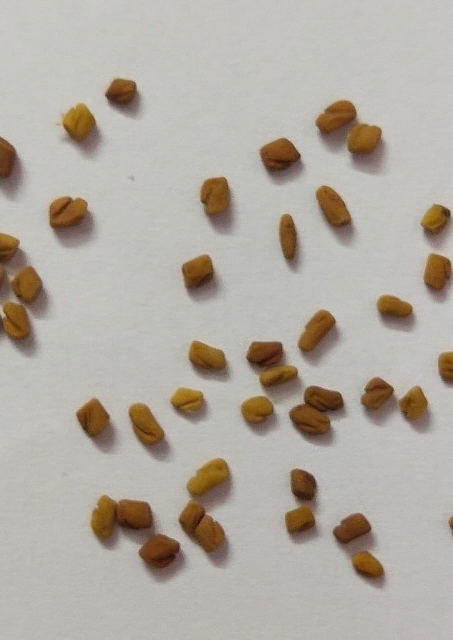
#> input picture images/fenugreek seed.jpeg, 906 x 1280 px (shown at 1/2 size)
$ jupyter execute 'Contour Testing Of Seeds_no mask.ipynb'
#> lines starting #> are read from the running program, lines starting #| are printed output that depends on the picture; after the words box and inside, x2 and y2 are one past the last pixel; in counts of white or black regions, pixels touching at a corner belong together
#> further down, img is the input picture: shape (1280, 906, 3); mean B, G, R 162.3, 171.3, 177.4
[cell 1]
import cv2 as cv
import numpy
import random   # for testing purpose only

[cell 2]
def process_contour(contour):
    x,y,w,h = cv.boundingRect(contour)
    im = img[y:y+h, x:x+w]     # this is the array to be sent to the function
    segments.append(im)
    #result = somefunction(im)
    result = random.randint(0,1)
    return result

[cell 3]
def filter_contours(contours, hierarchy):
    c = []
    for i,j in zip(contours,hierarchy[0]):
        if(j[3]==-1):
            c.append(i)
    return c

[cell 4]
def get_contoured_image(im):
    imgray = cv.cvtColor(im, cv.COLOR_BGR2GRAY)
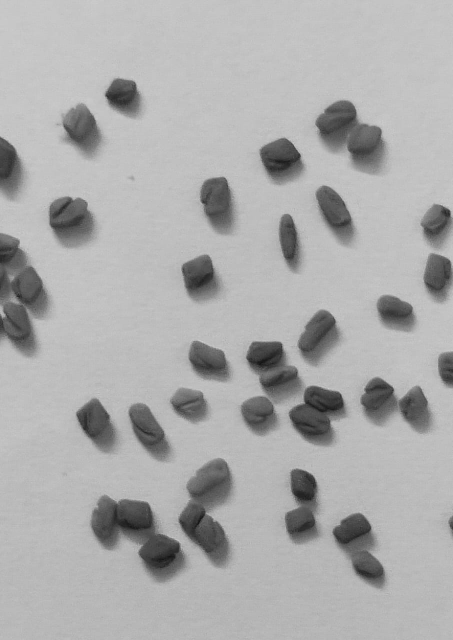
#> imgray: shape (1280, 906) (shown at 1/2 size); min 15, max 216, mean 172.2
    imblur = cv.GaussianBlur(imgray,(5,5),sigmaX=0, sigmaY=0)
    imc = cv.Canny(imblur,20,60)
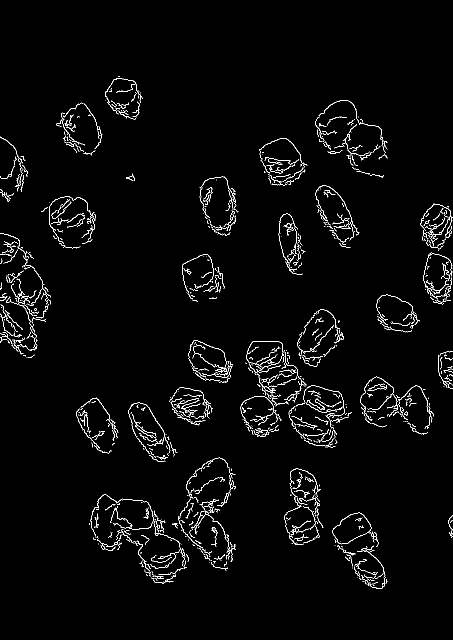
#> imc: shape (1280, 906) (shown at 1/2 size); 2.3% white in thin lines or dots, all inside (x1, y1, x2, y2) = (0, 152, 906, 1178)
    kernel = cv.getStructuringElement(cv.MORPH_ELLIPSE,(5,5))
    imc = cv.dilate(imc, kernel)
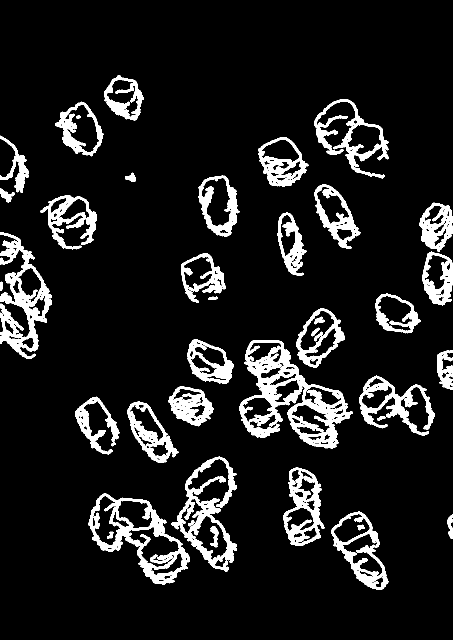
#> imc: shape (1280, 906) (shown at 1/2 size); 10.4% white; 41 white regions
    ret, thresh = cv.threshold(imc, 127, 255, 0)
    contours, hierarchy = cv.findContours(thresh, cv.RETR_TREE, cv.CHAIN_APPROX_NONE)
#> contours = 635 contours, 460 with area under 20; largest, box (x1, y1, x2, y2) and area: (479, 680, 706, 897) 23120, (177, 987, 380, 1170) 19102, (0, 464, 104, 718) 11945, (342, 913, 474, 1144) 11920, (567, 934, 649, 1092) 8632
    contours = filter_contours(contours, hierarchy)
#> the loop in filter_contours, `for i,j in zip(contours,hierarchy[0]):` made 635 passes
#> j on passes 1, 3, 4: [2, -1, 1, -1], [17, 0, 3, -1], [4, -1, -1, 2]
#> after the loop in filter_contours, `for i,j in zip(contours,hierarchy[0]):`: c = 33 contours; largest, box (x1, y1, x2, y2) and area: (479, 680, 706, 897) 23120, (177, 987, 380, 1170) 19102, (0, 464, 104, 718) 11945, (342, 913, 474, 1144) 11920, (567, 934, 649, 1092) 8632
#> contours has the same summary as c in filter_contours
    for index,i in enumerate(contours):
        if process_contour(i)==1:
            color = (0,255,0)
        else :
            color = (0,0,255)
        cv.drawContours(im, contours, index, color, 2)
#> this loop made 33 passes
#> (x in process_contour, y in process_contour, w in process_contour, h in process_contour, result in process_contour, color) on passes 1 to 8: (894, 1029, 12, 49, 1, (0, 255, 0)), (663, 1023, 114, 157, 1, (0, 255, 0)), (177, 987, 203, 183, 0, (0, 0, 255)), (567, 934, 82, 158, 1, (0, 255, 0)), (342, 913, 132, 231, 1, (0, 255, 0)), (222, 885, 10, 8, 1, (0, 255, 0)), (754, 832, 17, 10, 1, (0, 255, 0)), (255, 803, 102, 123, 1, (0, 255, 0))
#> pass 2, in process_contour (call 2), `im = img[y:y+h, x:x+w]`:
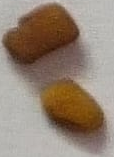
#> im: shape (157, 114, 3); mean B, G, R 115.7, 130.9, 148.3
#> pass 3, in process_contour (call 3), `im = img[y:y+h, x:x+w]`:
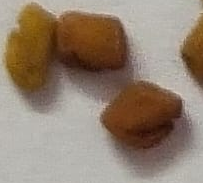
#> im: shape (183, 203, 3); mean B, G, R 112, 128.6, 146.1
#> after the loop:
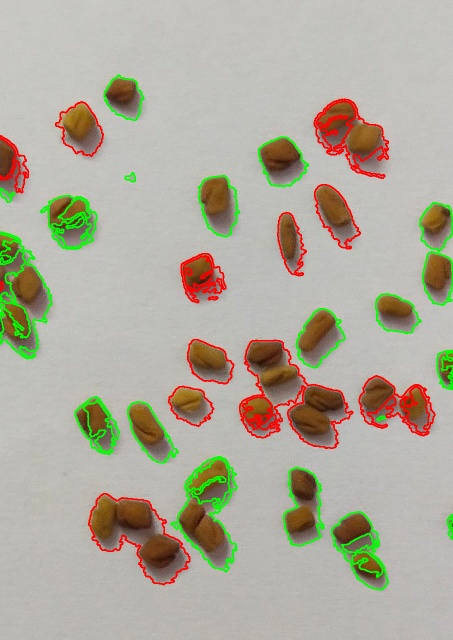
#> im: shape (1280, 906, 3) (shown at 1/2 size); mean B, G, R 155.7, 170.9, 175.4
    return im

[cell 5]
# [5 lines left out: function segment_printer, not called in this run]

[cell 6]
img = cv.imread('images/fenugreek seed.jpeg')
segments = []     #for testing purpose only

cv.imshow("Input", img)
new_image = get_contoured_image(img.copy())
cv.imshow("Output", new_image)
cv.waitKey()
cv.destroyAllWindows()
#egment_printer(segments)    # for testing only

$ run again, with images/Black cumin seed.jpeg copied over images/fenugreek seed.jpeg
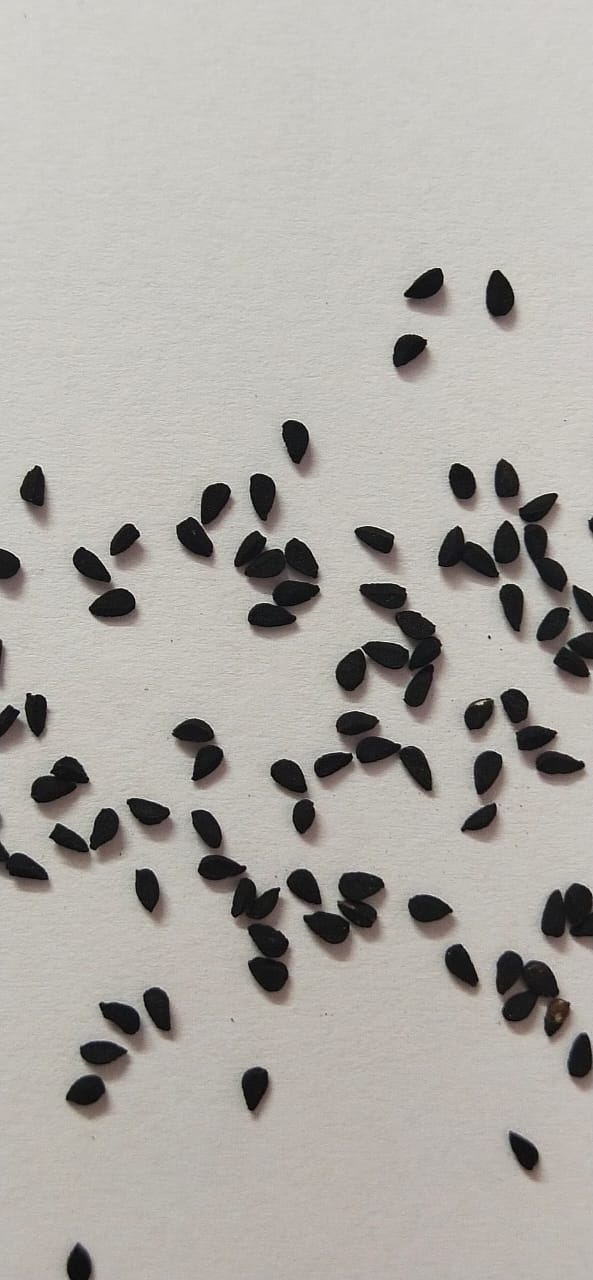
#> input picture images/Black cumin seed.jpeg, 593 x 1280 px
#> img is the input picture: shape (1280, 593, 3); mean B, G, R 166.5, 171.6, 175
#> in get_contoured_image, `imc = cv.dilate(imc, kernel)`:
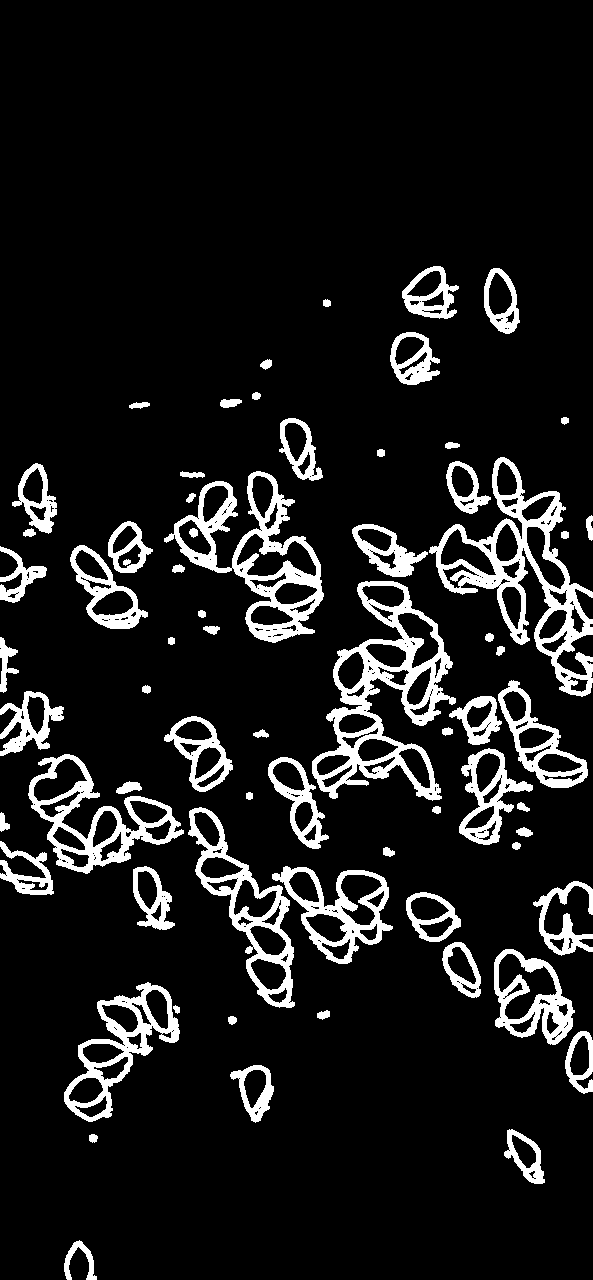
#> imc: shape (1280, 593); 10.4% white; 70 white regions
#> in get_contoured_image, `contours, hierarchy = cv.findContours(thresh, cv.RETR_TREE, cv.CHAIN_A..`: contours = 452 contours, 231 with area under 20; largest, box (x1, y1, x2, y2) and area: (312, 581, 456, 801) 15190, (429, 457, 593, 697) 14060, (164, 471, 324, 643) 11820, (28, 754, 184, 874) 8137, (188, 807, 295, 1008) 8068
#> the loop in filter_contours, `for i,j in zip(contours,hierarchy[0]):` made 452 passes
#> j on passes 1 to 3: [1, -1, -1, -1], [2, 0, -1, -1], [7, 1, 3, -1]
#> after the loop in filter_contours, `for i,j in zip(contours,hierarchy[0]):`: c = 68 contours; largest, box (x1, y1, x2, y2) and area: (312, 581, 456, 801) 15190, (429, 457, 593, 697) 14060, (164, 471, 324, 643) 11820, (28, 754, 184, 874) 8137, (188, 807, 295, 1008) 8068
#> in get_contoured_image, `contours = filter_contours(contours, hierarchy)`: contours has the same summary as c in filter_contours
#> the loop in get_contoured_image, `for index,i in enumerate(contours):` made 68 passes
#> (x in process_contour, y in process_contour, w in process_contour, h in process_contour, result in process_contour, color) on passes 1 to 8: (64, 1240, 33, 40, 1, (0, 255, 0)), (89, 1134, 9, 9, 1, (0, 255, 0)), (504, 1129, 41, 55, 0, (0, 0, 255)), (230, 1065, 44, 58, 1, (0, 255, 0)), (565, 1031, 28, 63, 1, (0, 255, 0)), (228, 1016, 9, 9, 1, (0, 255, 0)), (317, 1010, 13, 10, 1, (0, 255, 0)), (173, 1005, 7, 9, 1, (0, 255, 0))
#> after the loop in get_contoured_image, `for index,i in enumerate(contours):`:
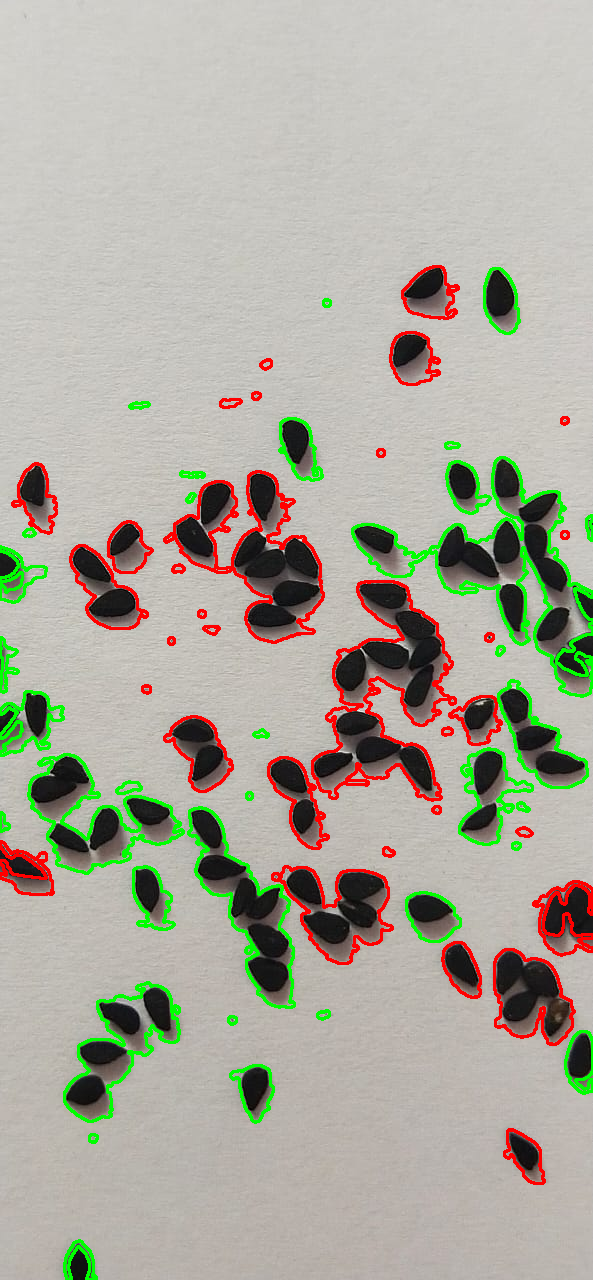
#> im: shape (1280, 593, 3); mean B, G, R 157, 169.8, 172.1

$ run again, with images/carom seed.jpeg copied over images/fenugreek seed.jpeg
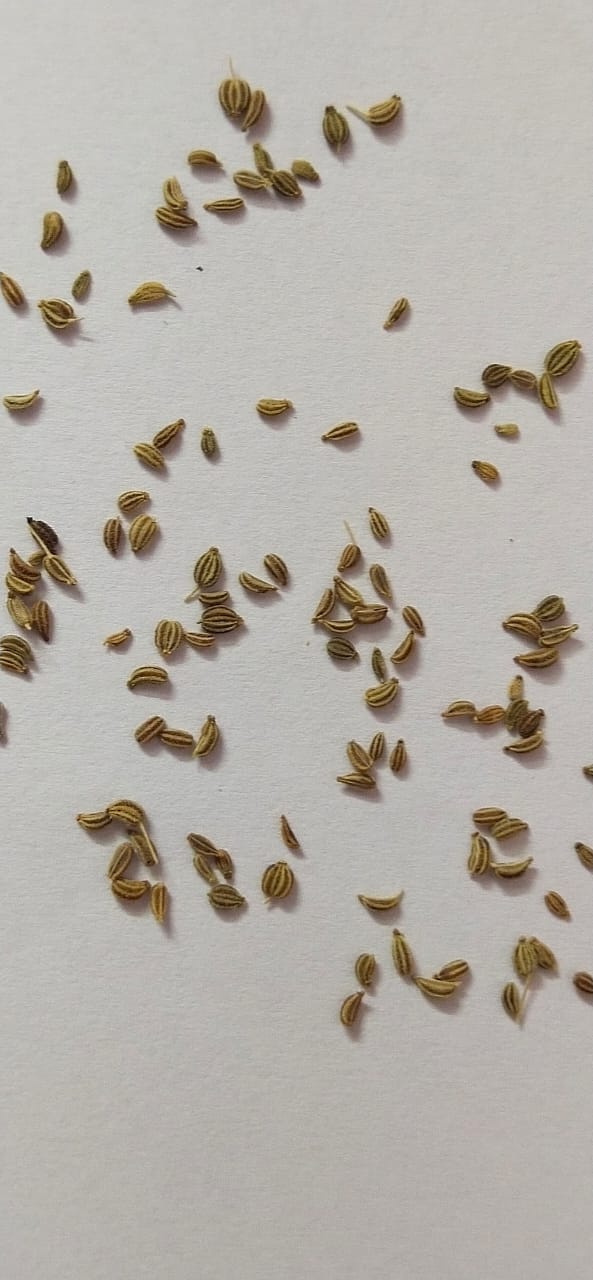
#> input picture images/carom seed.jpeg, 593 x 1280 px
#> img is the input picture: shape (1280, 593, 3); mean B, G, R 167.9, 175.2, 180.1
#> in get_contoured_image, `imc = cv.dilate(imc, kernel)`:
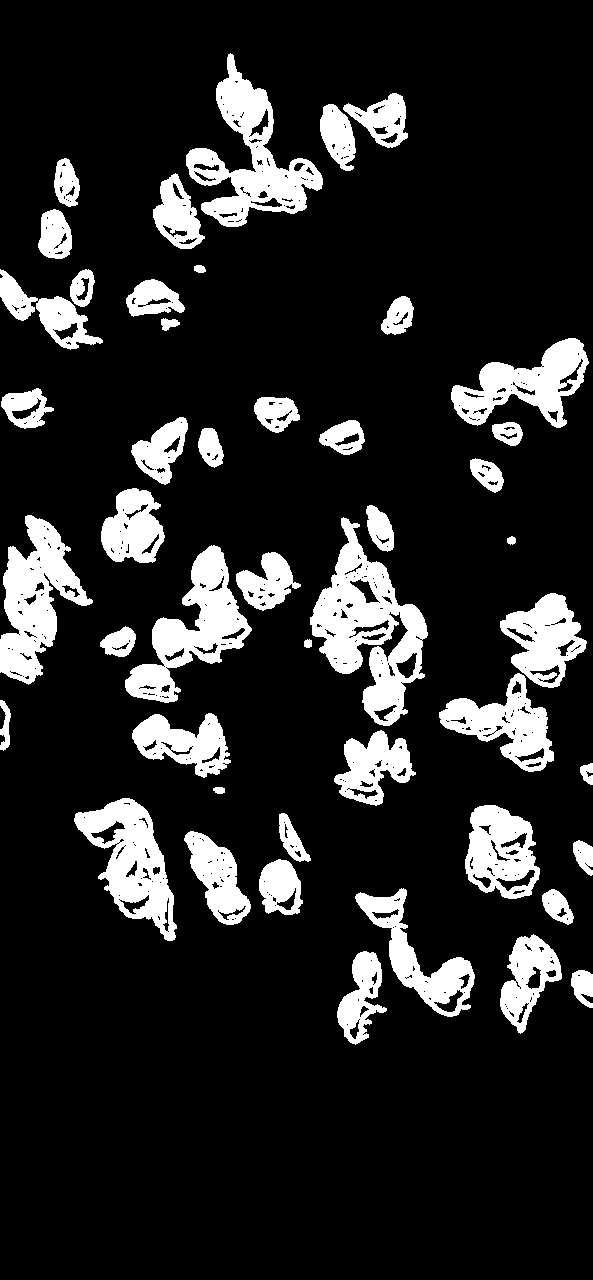
#> imc: shape (1280, 593); 14.7% white; 47 white regions
#> in get_contoured_image, `contours, hierarchy = cv.findContours(thresh, cv.RETR_TREE, cv.CHAIN_A..`: contours = 639 contours, 451 with area under 20; largest, box (x1, y1, x2, y2) and area: (310, 517, 428, 726) 11250, (186, 53, 323, 227) 8823, (0, 515, 93, 685) 7538, (125, 545, 252, 703) 7503, (74, 798, 177, 941) 7184
#> the loop in filter_contours, `for i,j in zip(contours,hierarchy[0]):` made 639 passes
#> j on passes 1 to 3: [2, -1, 1, -1], [-1, -1, -1, 0], [14, 0, 3, -1]
#> after the loop in filter_contours, `for i,j in zip(contours,hierarchy[0]):`: c = 47 contours; largest, box (x1, y1, x2, y2) and area: (310, 517, 428, 726) 11250, (186, 53, 323, 227) 8823, (0, 515, 93, 685) 7538, (125, 545, 252, 703) 7503, (74, 798, 177, 941) 7184
#> in get_contoured_image, `contours = filter_contours(contours, hierarchy)`: contours has the same summary as c in filter_contours
#> the loop in get_contoured_image, `for index,i in enumerate(contours):` made 47 passes
#> (x in process_contour, y in process_contour, w in process_contour, h in process_contour, result in process_contour, color) on passes 1 to 8: (571, 970, 22, 38, 1, (0, 255, 0)), (337, 951, 50, 94, 1, (0, 255, 0)), (500, 934, 62, 100, 0, (0, 0, 255)), (542, 889, 32, 36, 1, (0, 255, 0)), (355, 888, 120, 129, 1, (0, 255, 0)), (259, 859, 44, 56, 1, (0, 255, 0)), (573, 840, 20, 36, 1, (0, 255, 0)), (184, 831, 67, 94, 1, (0, 255, 0))
#> after the loop in get_contoured_image, `for index,i in enumerate(contours):`:
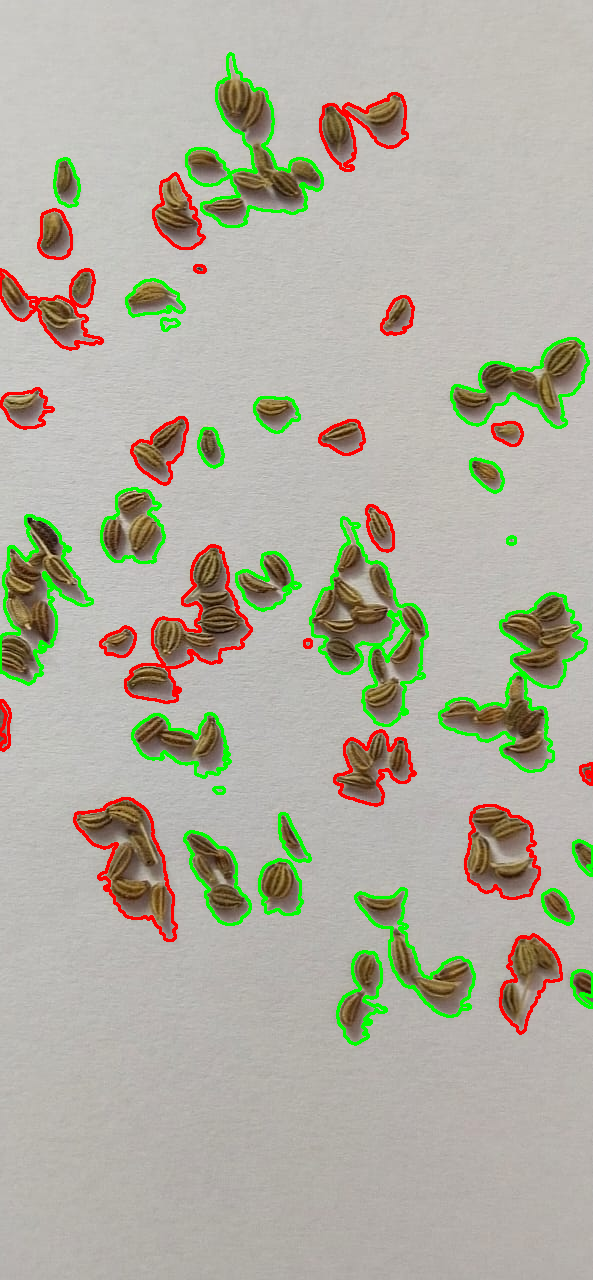
#> im: shape (1280, 593, 3); mean B, G, R 159.7, 174.1, 175.9
